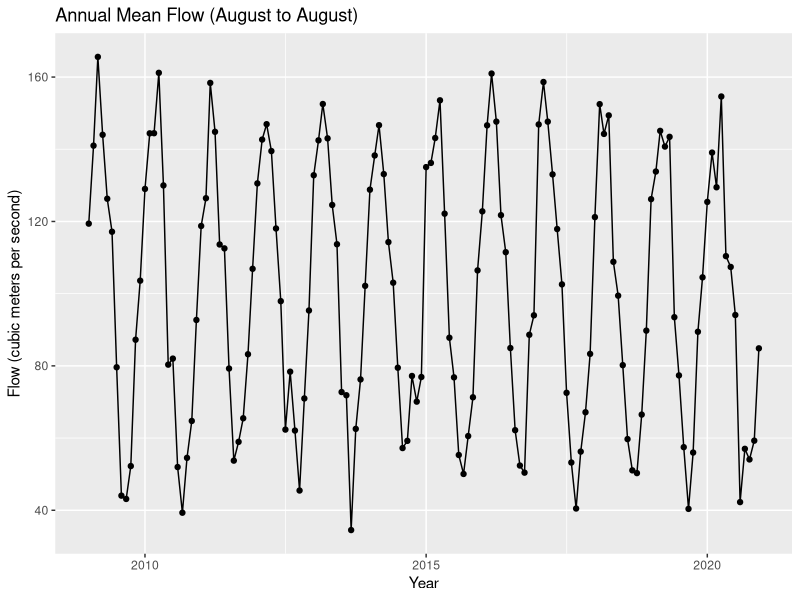
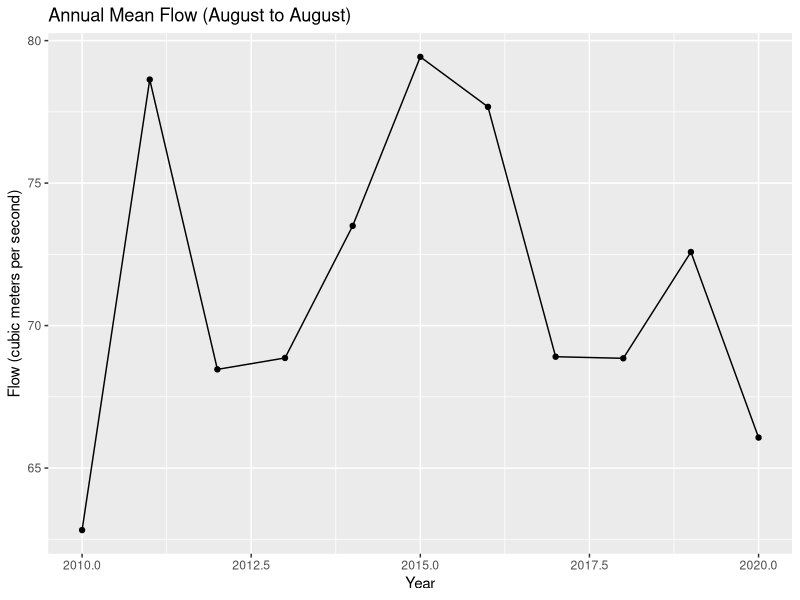
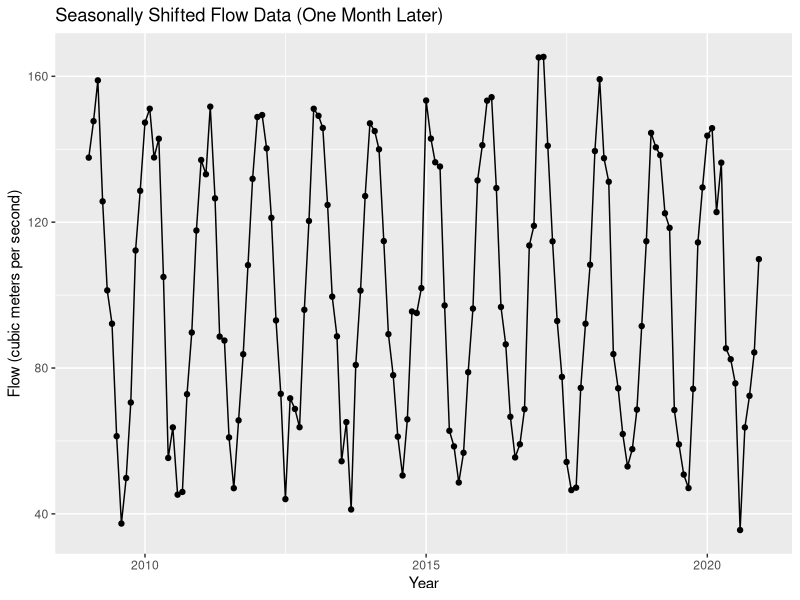
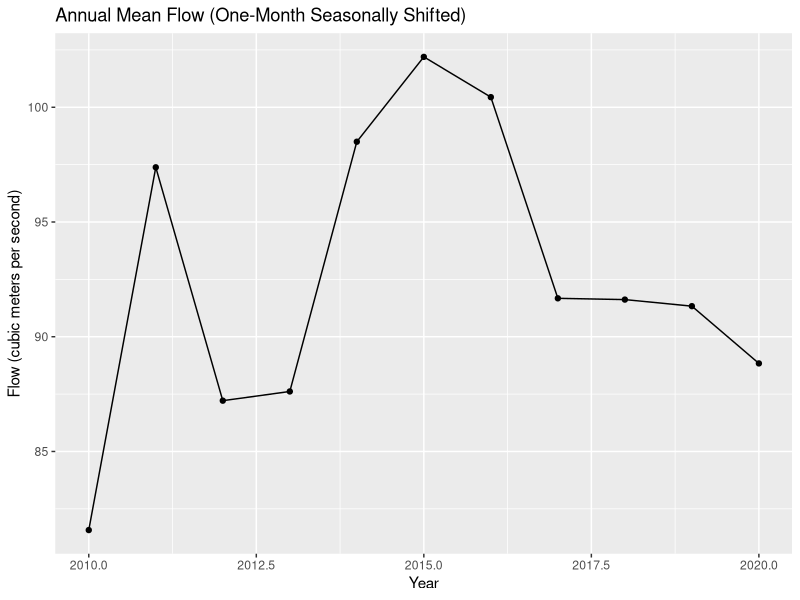

Write the R code that produced these figures, in order.
# Load packages
library(dplyr)
library(ggplot2)
library(lubridate)

# Set seed for reproducibility
set.seed(123)

# Define time period
start_date <- as.Date("2009-01-01")
end_date <- as.Date("2020-12-31")
dates <- seq(start_date, end_date, by = "months")

# Simulate monthly flow data with seasonal variations and random noise
monthly_flows <- 100 + 50 * sin(2 * pi * (seq_along(dates) %% 12) / 12) + rnorm(length(dates), mean = 0, sd = 10)

# Create a data frame
flow_data <- data.frame(Date = dates, Flow = monthly_flows)

# Plot the flow data
ggplot(flow_data, aes(x = Date, y = Flow)) +
  geom_line() +
  geom_point() +
  labs(title = "Annual Mean Flow (August to August)",
       x = "Year",
       y = "Flow (cubic meters per second)")

# Calculate annual means
# Randomly select the starting month for each year
start_months <- sample(c("Sep", "Oct", "Nov"), length(unique(year(dates))), replace = TRUE)
# Ensure only one instance of November
start_months[which(start_months == "Nov")[2:length(start_months)]] <- "Oct"
flow_data$Start_Month <- rep(start_months, each = 12)[seq_along(dates)]

# Calculate annual means based on the randomly selected starting month
annual_means <- flow_data %>%
  mutate(Year = lubridate::year(Date),
         Month_Num = lubridate::month(Date),
         Year_Start_Month = match(Start_Month, month.abb)) %>%
  filter(between(Month_Num, Year_Start_Month, Year_Start_Month + 11)) %>%
  group_by(Year) %>%
  summarise(Annual_Mean_Flow = mean(Flow)) 

# Remove the first row (year 2009) from the annual means dataset
annual_means <- annual_means[-1, ]

# Plot the annual means
ggplot(annual_means, aes(x = Year, y = Annual_Mean_Flow)) +
  geom_line() +
  geom_point() +
  labs(title = "Annual Mean Flow (August to August)",
       x = "Year",
       y = "Flow (cubic meters per second)")

# generate shifted data
# Set seed for reproducibility
set.seed(123)

# Define time period
start_date <- as.Date("2009-01-01")
end_date <- as.Date("2020-12-31")
dates <- seq(start_date, end_date, by = "months")

# Simulate monthly flow data with seasonal variations and random noise
monthly_flows_shifted <- 100 + 50 * sin(2 * pi * ((seq_along(dates) + 1) %% 12) / 12) + rnorm(length(dates), mean = 0, sd = 10)

# Create a data frame
flow_data_shifted <- data.frame(Date = dates, Flow = monthly_flows_shifted)

# Plot the shifted flow data
ggplot(flow_data_shifted, aes(x = Date, y = Flow)) +
  geom_line() +
  geom_point() +
  labs(title = "Seasonally Shifted Flow Data (One Month Later)",
       x = "Year",
       y = "Flow (cubic meters per second)")

# Calculate annual means for shifted data
# Randomly select the starting month for each year
start_months_shifted <- sample(c("Sep", "Oct", "Nov"), length(unique(year(dates))), replace = TRUE)
# Ensure only one instance of November
start_months_shifted[which(start_months_shifted == "Nov")[2:length(start_months_shifted)]] <- "Oct"
flow_data_shifted$Start_Month <- rep(start_months_shifted, each = 12)[seq_along(dates)]

# Calculate annual means based on the randomly selected starting month for shifted data
annual_means_shifted <- flow_data_shifted %>%
  mutate(Year = lubridate::year(Date),
         Month_Num = lubridate::month(Date),
         Year_Start_Month = match(Start_Month, month.abb)) %>%
  filter(between(Month_Num, Year_Start_Month, Year_Start_Month + 11)) %>%
  group_by(Year) %>%
  summarise(Annual_Mean_Flow_Shifted = mean(Flow)) 

# Remove the first row (year 2009) from the annual means dataset for shifted data
annual_means_shifted <- annual_means_shifted[-1, ]

# Plot the annual means for shifted data
ggplot(annual_means_shifted, aes(x = Year, y = Annual_Mean_Flow_Shifted)) +
  geom_line() +
  geom_point() +
  labs(title = "Annual Mean Flow (One-Month Seasonally Shifted)",
       x = "Year",
       y = "Flow (cubic meters per second)")

# Linear regression on the unshifted annual means
lm_unshifted <- lm(Annual_Mean_Flow ~ Year, data = annual_means)

# Linear regression on the shifted annual means
lm_shifted <- lm(Annual_Mean_Flow_Shifted ~ Year, data = annual_means_shifted)

# Display the regression coefficients (slopes)
cat("Slope for Unshifted Annual Means:", coef(lm_unshifted)[2], "\n")
cat("Slope for Shifted Annual Means:", coef(lm_shifted)[2], "\n")
